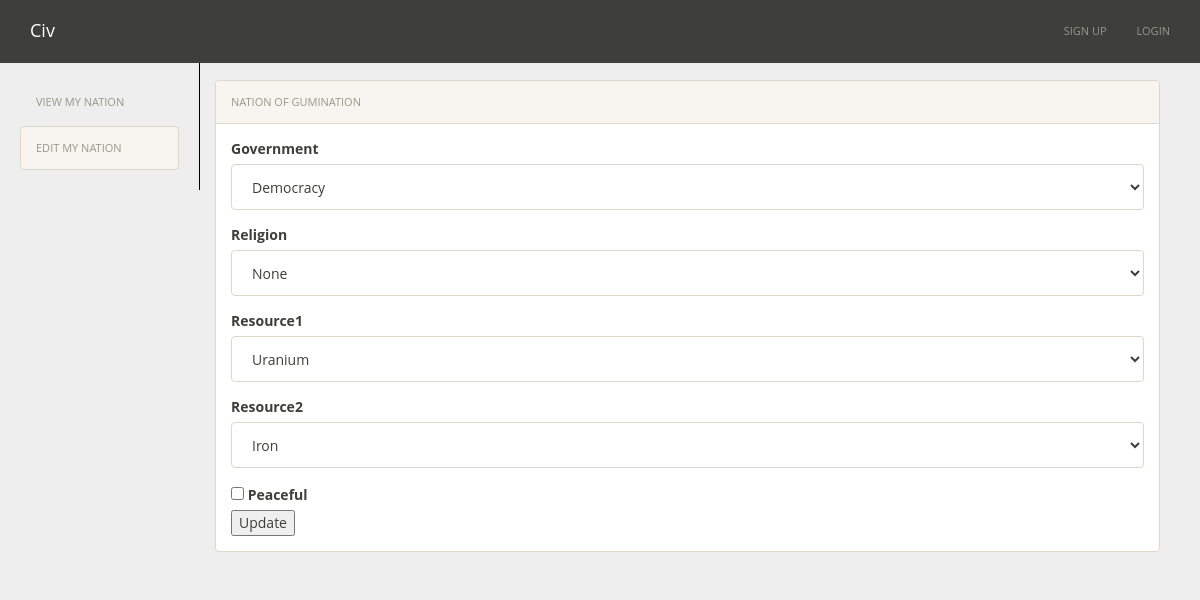
Page /edit_nation/7/ on the earlier database version.
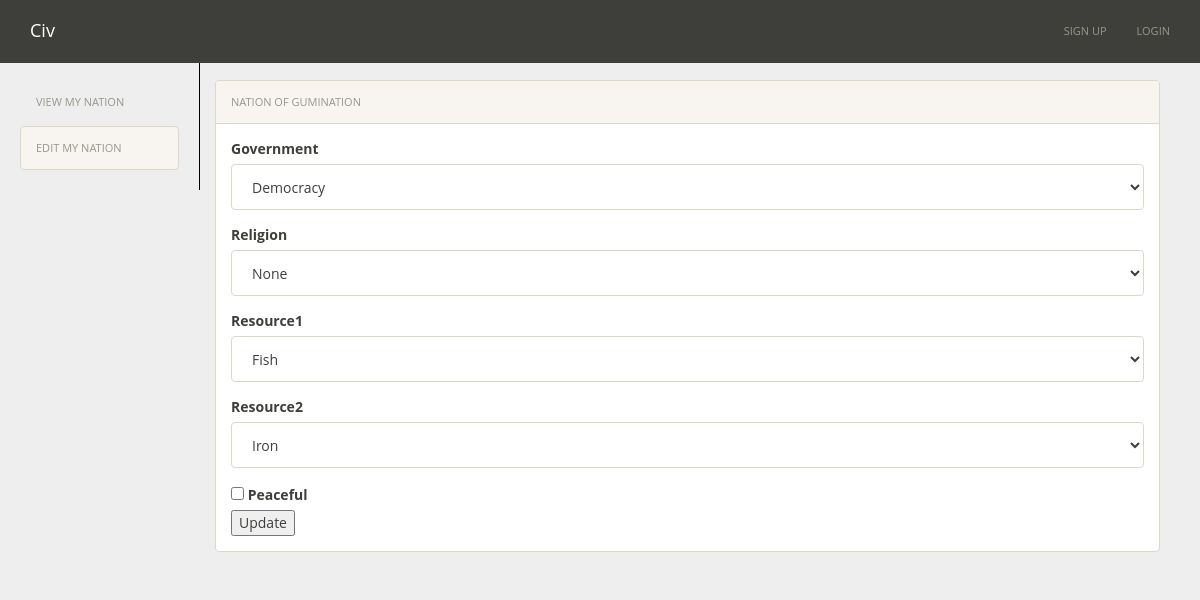
Same page on the later database version.
### nations/models.py (models this page shows)
class Nation(models.Model):
    user = models.OneToOneField(User)
    nation_name = models.CharField(max_length=30)
    funds = models.DecimalField(default=10000.00, max_digits=19, decimal_places=2)
    government = models.CharField(max_length=30, default='Democratic')
    religion = models.CharField(max_length=30, default='None')
    infrastructure = models.DecimalField(default=1.00, max_digits=19, decimal_places=2)
    technology = models.DecimalField(default=1.00, max_digits=19, decimal_places=2)
    land = models.DecimalField(default=1.00, max_digits=19, decimal_places=2)
    resource1 = models.CharField(max_length=200)
    resource2 = models.CharField(max_length=200)
    soldiers = models.IntegerField(default=10)
    tanks = models.IntegerField(default=1)
    peaceful = models.BooleanField(default=False)

### nations/views.py (the view, shortened to what this page needs)
# urls.py: url(r'^edit_nation/(?P<pk>\d+)/$', views.editNationView.as_view(), name='edit_nation'),
class editNationView(UpdateView, ModelFormMixin):
    model = Nation
    form_class = NationForm
    def get(self, request, pk):
        context = RequestContext(request)
        nation = Nation.objects.get(pk=pk)
        nation_form = NationForm(instance=nation)
        return render_to_response('nations/nation_form.html',{'form': nation_form, 'nation': nation},context)

### nations/forms.py
class NationForm(forms.ModelForm):
	governments = [('Democratic','Democracy'),('Capitalist','Capitalism'),('Communist','Communism'),('Monarchical','Monarchy'),('Federal','Federalism'),('Dictorial','Dictatorship')]
	resources = [('Aluminium', 'Aluminium'),('Cattle','Cattle'),('Coal','Coal'),('Fish','Fish'),('Furs','Furs'),('Gold','Gold'),('Gems','Gems'),('Iron','Iron'),('Lead','Lead'),('Lumber','Lumber'),('Marble','Marble'),('Oil','Oil'),('Pigs','Pigs'),('Rubber','Rubber'),('Silver','Silver'),('Spices','Spices'),('Sugar','Sugar'),('Uranium','Uranium'),('Water','Water'),('Wheat','Wheat'),('Wine','Wine')]
	religions = [('None','None'),('Mixed','Mixed'),('Christianity','Christian'),('Islam','Islamic'),('Jewish','Judaism'),('Buddhism','Buddist'),('Hinduism','Hindu'),('Sikhism','Sikh')]
	resource1 = forms.ChoiceField(choices=resources)
	resource2 = forms.ChoiceField(choices=resources)
	government = forms.ChoiceField(choices=governments)
	religion = forms.ChoiceField(choices=religions)
	class Meta:
		model = Nation
		exclude = ['user','nation_name','funds','infrastructure','technology','land','soldiers','tanks']

### nations/static/templates/nations/nation_form.html (shortened to what this page needs)
{% extends "base.html" %}
{% block content %}
<div class="container-fluid">
	<div class="row">
		<div class="col-sm-3 col-md-2 sidebar">
			<ul class="nav nav-pills nav-stacked">
		    	<li><a href="/nation/{{user.nation.id}}">View My Nation <span class="sr-only">(current)</span></a></li>
		    	<li class="active"><a href="#">Edit My Nation </a></li>
		  	</ul>
		</div>
		<div class="col-sm-9 col-md-10 main">
			<div class="panel panel-default">
			    <div class="panel-heading">Nation of {{nation.nation_name}}</div>
			    <div class="panel-body">
			    	<form action="" method="post">
			    		{% load bootstrap3 %}
						{% bootstrap_form form %}
				    	<input type="submit" value="Update" />
				    </form>
				</div>
			</div>
		</div>
	</div>
</div>
{% endblock %}

Differences in the rows shown:
changed Nation "GUMINATION": resource1 "Uranium" → "Fish"
